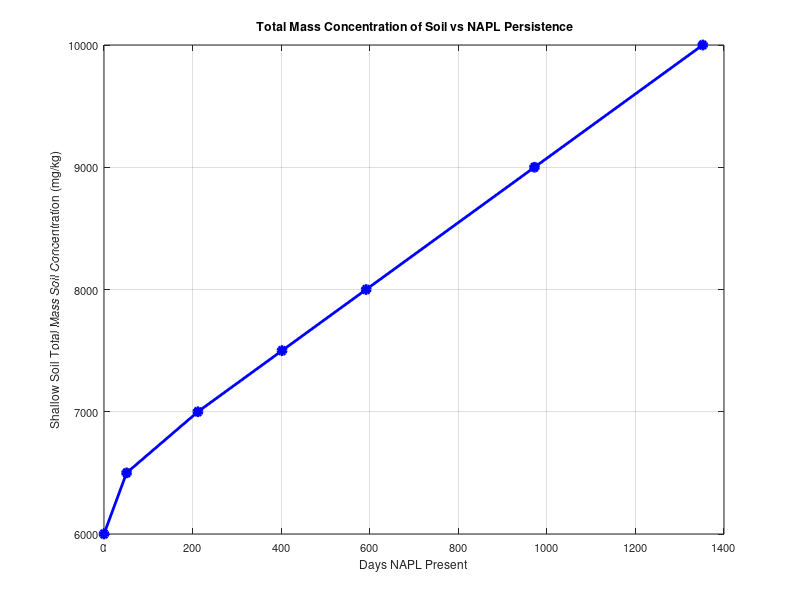
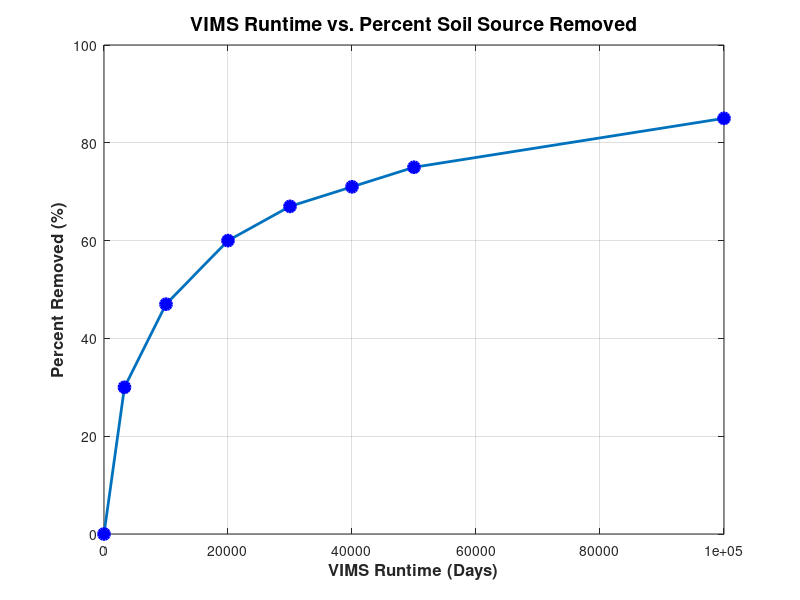

These charts were generated, in order, by the following MATLAB code: (Note: this script raises an error after producing the figures.)
% Data Is good
days = [6000 6500 7000 7500 8000 9000 10000];
NAPL = [0 51 212 402 592 972 1352];

% Create the plot
figure;
plot(NAPL, days,  'b-o', 'LineWidth', 2, 'MarkerFaceColor', 'b');

% Add labels and title
ylabel('Shallow Soil Total Mass Soil Concentration (mg/kg)');
xlabel('Days NAPL Present');
title(' Total Mass Concentration of Soil vs NAPL Persistence');

% Add grid
grid on;

% Make it look nicer
set(gca, 'FontSize', 8);
box on;

% If you want to adjust axis limits
% xlim([4500 10500]);
% ylim([-100 1400]);

%%

% % % % % % % Percentage of Total Soil Mass Removed % % % % % % 

% Data
runtime = [0, 3300, 10000, 20000, 30000, 40000, 50000, 100000];
percent_removed = [0 , 30, 47, 60, 67, 71, 75, 85];

% Create the figure
figure('Position', [100, 100, 800, 500]);

% Plot with a line and markers
plot(runtime, percent_removed, '-o', 'LineWidth', 2, 'MarkerSize', 8, ...
    'MarkerFaceColor', 'blue', 'MarkerEdgeColor', 'blue');

% Add labels and title
xlabel('VIMS Runtime (Days)', 'FontSize', 12, 'FontWeight', 'bold');
ylabel('Percent Removed (%)', 'FontSize', 12, 'FontWeight', 'bold');
title('VIMS Runtime vs. Percent Soil Source Removed', 'FontSize', 14, 'FontWeight', 'bold');

% Add grid
grid on;

% Format x-axis to use comma separator for thousands
ax = gca;
ax.XAxis.Exponent = 0;
xtickformat('%.0f');

% Adjust axis limits to add some padding
xlim([0, max(runtime)*1.05]);
ylim([0, max(percent_removed)*1.05]);

% Add data labels
for i = 1:length(runtime)
    text(runtime(i), percent_removed(i)+1, [num2str(percent_removed(i)) '%'], ...
        'HorizontalAlignment', 'center', 'VerticalAlignment', 'bottom');
end